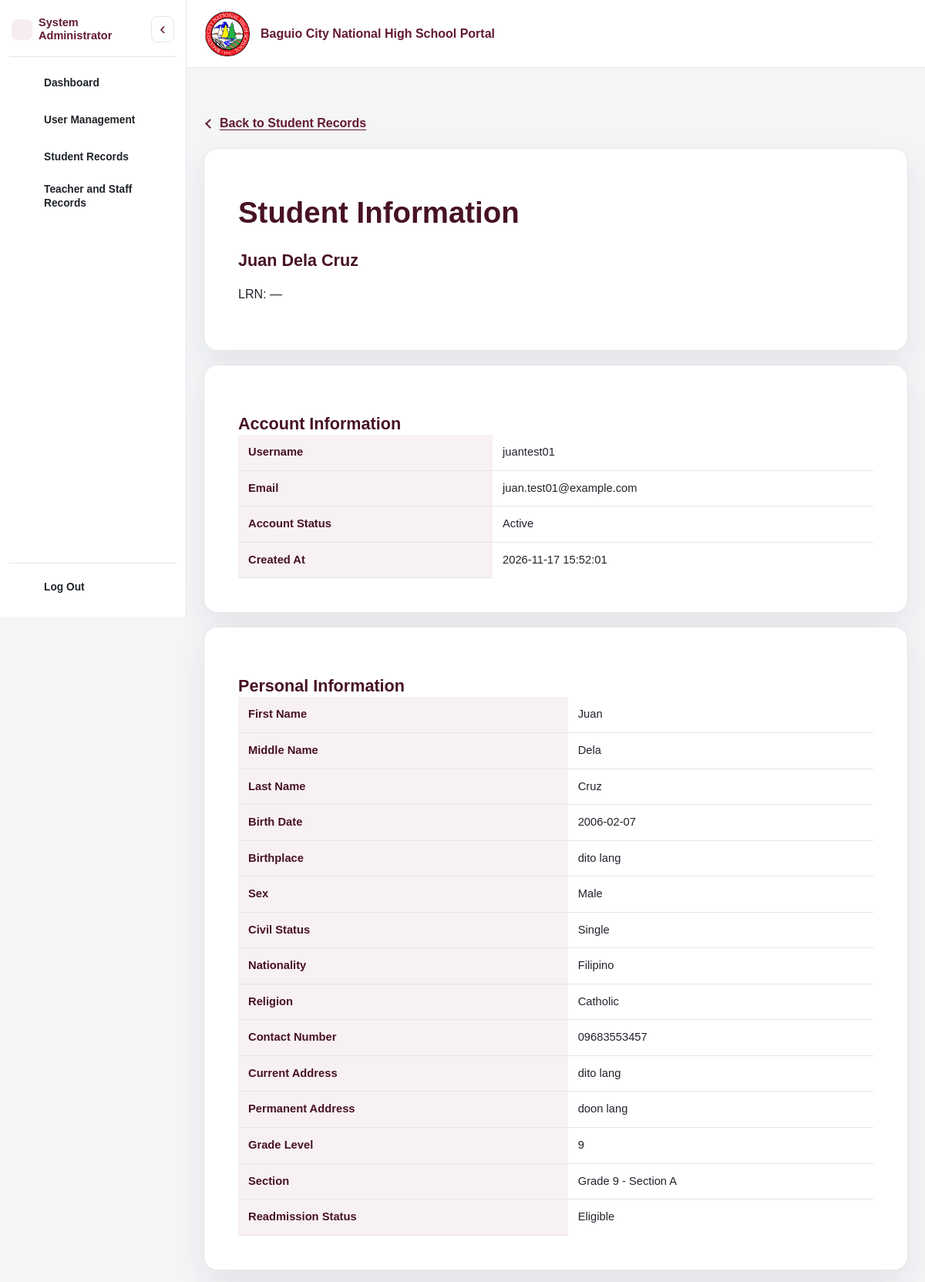
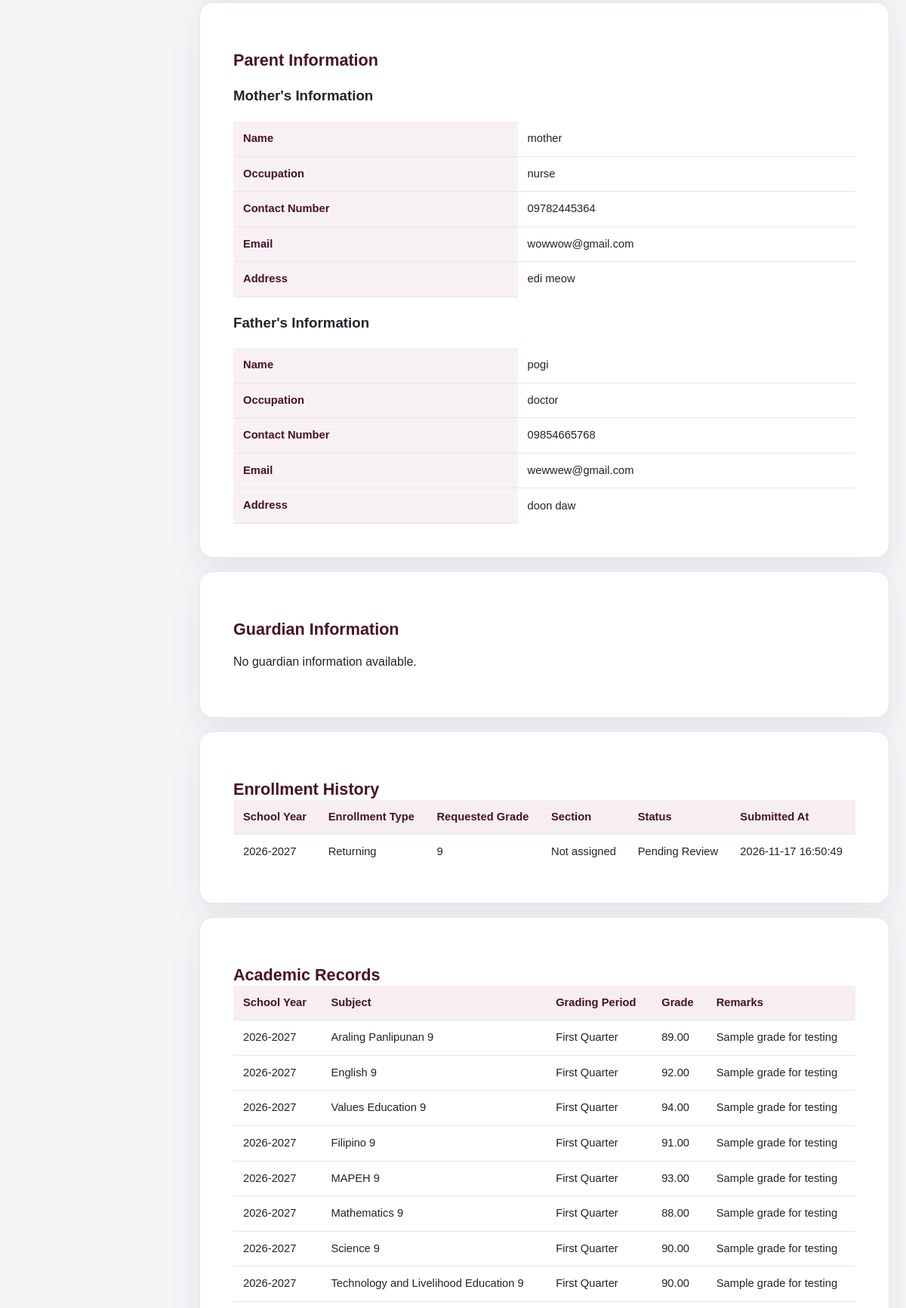
/admin/student_view.php?id=1 (signed in, upper part), run on the app's committed database (2 pictures, top to bottom).
### tables this page shows
CREATE TABLE `students` (
  `student_id` int(10) UNSIGNED NOT NULL,
  `user_id` int(10) UNSIGNED NOT NULL,
  `lrn` varchar(20) DEFAULT NULL,
  `first_name` varchar(100) NOT NULL,
  `middle_name` varchar(100) DEFAULT NULL,
  `last_name` varchar(100) NOT NULL,
  `birth_date` date DEFAULT NULL,
  `birthplace` varchar(150) DEFAULT NULL,
  `sex` enum('Male','Female','Prefer not to say') DEFAULT NULL,
  `civil_status` varchar(40) DEFAULT NULL,
  `nationality` varchar(80) DEFAULT NULL,
  `religion` varchar(100) DEFAULT NULL,
  `indigenous_people_status` enum('Yes','No') DEFAULT NULL,
  `indigenous_people_group` varchar(150) DEFAULT NULL,
  `is_pwd` enum('Yes','No') DEFAULT NULL,
  `disability_details` varchar(255) DEFAULT NULL,
  `contact_number` varchar(30) DEFAULT NULL,
  `current_address` text DEFAULT NULL,
  `permanent_address` text DEFAULT NULL,
  `current_grade_level_id` int(10) UNSIGNED DEFAULT NULL,
  `current_section_id` int(10) UNSIGNED DEFAULT NULL,
  `readmission_status` enum('Eligible','Not Eligible') NOT NULL DEFAULT 'Eligible',
  `created_at` timestamp NOT NULL DEFAULT current_timestamp(),
  `updated_at` timestamp NULL DEFAULT NULL ON UPDATE current_timestamp()
);

CREATE TABLE `users` (
  `user_id` int(10) UNSIGNED NOT NULL,
  `role_id` int(10) UNSIGNED NOT NULL,
  `username` varchar(60) NOT NULL,
  `email` varchar(150) NOT NULL,
  `password_hash` varchar(255) NOT NULL,
  `account_status` enum('Active','Inactive','Locked') NOT NULL DEFAULT 'Active',
  `created_at` timestamp NOT NULL DEFAULT current_timestamp(),
  `updated_at` timestamp NULL DEFAULT NULL ON UPDATE current_timestamp()
);

CREATE TABLE `grade_levels` (
  `grade_level_id` int(10) UNSIGNED NOT NULL,
  `grade_level` varchar(10) NOT NULL
);

CREATE TABLE `sections` (
  `section_id` int(10) UNSIGNED NOT NULL,
  `section_name` varchar(100) NOT NULL,
  `grade_level_id` int(10) UNSIGNED NOT NULL,
  `school_year_id` int(10) UNSIGNED NOT NULL
);

CREATE TABLE `student_parent_information` (
  `family_information_id` int(10) UNSIGNED NOT NULL,
  `student_id` int(10) UNSIGNED NOT NULL,
  `mother_name` varchar(150) DEFAULT NULL,
  `mother_occupation` varchar(150) DEFAULT NULL,
  `mother_contact_number` varchar(30) DEFAULT NULL,
  `mother_email` varchar(150) DEFAULT NULL,
  `mother_address` text DEFAULT NULL,
  `father_name` varchar(150) DEFAULT NULL,
  `father_occupation` varchar(150) DEFAULT NULL,
  `father_contact_number` varchar(30) DEFAULT NULL,
  `father_email` varchar(150) DEFAULT NULL,
  `father_address` text DEFAULT NULL,
  `updated_at` timestamp NULL DEFAULT NULL ON UPDATE current_timestamp()
);

CREATE TABLE `enrollment_applications` (
  `application_id` int(10) UNSIGNED NOT NULL,
  `student_id` int(10) UNSIGNED NOT NULL,
  `school_year_id` int(10) UNSIGNED NOT NULL,
  `lrn` varchar(20) DEFAULT NULL,
  `enrollment_type` enum('Incoming Grade 7','Returning','Transferee') NOT NULL,
  `requested_grade_level_id` int(10) UNSIGNED NOT NULL,
  `assigned_section_id` int(10) UNSIGNED DEFAULT NULL,
  `application_status` enum('Pending Review','Incomplete Requirements','Approved','Rejected') NOT NULL DEFAULT 'Pending Review',
  `remarks` text DEFAULT NULL,
  `submitted_at` timestamp NOT NULL DEFAULT current_timestamp(),
  `updated_at` timestamp NULL DEFAULT NULL ON UPDATE current_timestamp(),
  `reviewed_by` int(10) UNSIGNED DEFAULT NULL,
  `reviewed_at` datetime DEFAULT NULL
);

CREATE TABLE `school_years` (
  `school_year_id` int(10) UNSIGNED NOT NULL,
  `school_year` varchar(20) NOT NULL,
  `start_date` date DEFAULT NULL,
  `end_date` date DEFAULT NULL,
  `status` enum('Active','Inactive','Completed') NOT NULL DEFAULT 'Inactive'
);

CREATE TABLE `academic_records` (
  `record_id` int(10) UNSIGNED NOT NULL,
  `student_id` int(10) UNSIGNED NOT NULL,
  `subject_id` int(10) UNSIGNED NOT NULL,
  `school_year_id` int(10) UNSIGNED NOT NULL,
  `grading_period` varchar(50) DEFAULT NULL,
  `grade` decimal(5,2) DEFAULT NULL,
  `remarks` text DEFAULT NULL,
  `recorded_by` int(10) UNSIGNED DEFAULT NULL,
  `recorded_at` timestamp NOT NULL DEFAULT current_timestamp()
);

CREATE TABLE `subjects` (
  `subject_id` int(10) UNSIGNED NOT NULL,
  `subject_code` varchar(30) NOT NULL,
  `subject_name` varchar(150) NOT NULL,
  `grade_level_id` int(10) UNSIGNED NOT NULL
);

### includes/functions.php (called while the page is built, shortened)
<?php
function e(?string $value): string
{
    return htmlspecialchars($value ?? '', ENT_QUOTES, 'UTF-8');
}

### admin/student_view.php (the view, shortened to what this page needs)
<?php
require_once __DIR__ . '/../includes/bootstrap.php';
$studentId = filter_var(
    $_GET['id'] ?? '',
    FILTER_VALIDATE_INT
);
$sql = "SELECT
            s.*,
            u.username,
            u.email,
            u.account_status,
            g.grade_level,
            sec.section_name
        FROM students s
        INNER JOIN users u ON u.user_id = s.user_id
        LEFT JOIN grade_levels g
            ON g.grade_level_id = s.current_grade_level_id
        LEFT JOIN sections sec
            ON sec.section_id = s.current_section_id
        WHERE s.student_id = :student_id
        LIMIT 1";
$query = $pdo->prepare($sql);
$query->execute(['student_id' => $studentId]);
$student = $query->fetch(PDO::FETCH_ASSOC);
$query = $pdo->prepare(
    "SELECT * FROM student_parent_information
     WHERE student_id = :student_id"
);
$query->execute(['student_id' => $studentId]);
$parents = $query->fetchAll(PDO::FETCH_ASSOC);
$query = $pdo->prepare(
    "SELECT * FROM student_guardians
     WHERE student_id = :student_id"
);
$query->execute(['student_id' => $studentId]);
$guardians = $query->fetchAll(PDO::FETCH_ASSOC);
$sql = "SELECT
            ea.*,
            sy.school_year,
            gl.grade_level,
            sec.section_name
        FROM enrollment_applications ea
        LEFT JOIN school_years sy
            ON sy.school_year_id = ea.school_year_id
        LEFT JOIN grade_levels gl
            ON gl.grade_level_id = ea.requested_grade_level_id
        LEFT JOIN sections sec
            ON sec.section_id = ea.assigned_section_id
        WHERE ea.student_id = :student_id
        ORDER BY ea.submitted_at DESC";
$query = $pdo->prepare($sql);
$query->execute(['student_id' => $studentId]);
$enrollments = $query->fetchAll(PDO::FETCH_ASSOC);
$sql = "SELECT
            ar.*,
            sub.subject_name,
            sub.subject_code,
            sy.school_year
        FROM academic_records ar
        INNER JOIN subjects sub ON sub.subject_id = ar.subject_id
        INNER JOIN school_years sy ON sy.school_year_id = ar.school_year_id
        WHERE ar.student_id = :student_id
        ORDER BY sy.school_year DESC, ar.grading_period ASC";
$query = $pdo->prepare($sql);
$query->execute(['student_id' => $studentId]);
$grades = $query->fetchAll(PDO::FETCH_ASSOC);
require_once __DIR__ . '/../includes/header.php';
?>
<div class="portal-back-row">
    <a href="<?= BASE_URL ?>/admin/student_records.php"
    class="portal-back-link">
    Back to Student Records
    </a>
</div>
<section class="form-card">
    <h1>Student Information</h1>
    <h2>
        <?= e($student['first_name'] . ' ' .
            ($student['middle_name'] ? $student['middle_name'] . ' ' : '') .
            $student['last_name']) ?>
    </h2>
    <p>LRN: <?= e($student['lrn'] ?? '—') ?></p>
</section>
<section class="form-card">
    <h2>Account Information</h2>
    <div class="table-responsive">
    <table>
        <tr>
            <th>Username</th>
            <td><?= e($student['username']) ?></td>
        </tr>
        <tr>
            <th>Email</th>
            <td><?= e($student['email']) ?></td>
        </tr>
        <tr>
            <th>Account Status</th>
            <td><?= e($student['account_status']) ?></td>
        </tr>
        <tr>
            <th>Created At</th>
            <td><?= e($student['created_at']) ?></td>
        </tr>
    </table>
    </div>
</section>
<section class="form-card">
    <h2>Personal Information</h2>
    <div class="table-responsive">
    <table>
        <tr><th>First Name</th><td><?= e($student['first_name']) ?></td></tr>
        <tr><th>Middle Name</th><td><?= e($student['middle_name'] ?? '—') ?></td></tr>
        <tr><th>Last Name</th><td><?= e($student['last_name']) ?></td></tr>
        <tr><th>Birth Date</th><td><?= e($student['birth_date'] ?? '—') ?></td></tr>
        <tr><th>Birthplace</th><td><?= e($student['birthplace'] ?? '—') ?></td></tr>
        <tr><th>Sex</th><td><?= e($student['sex'] ?? '—') ?></td></tr>
        <tr><th>Civil Status</th><td><?= e($student['civil_status'] ?? '—') ?></td></tr>
        <tr><th>Nationality</th><td><?= e($student['nationality'] ?? '—') ?></td></tr>
        <tr><th>Religion</th><td><?= e($student['religion'] ?? '—') ?></td></tr>
        <tr><th>Contact Number</th><td><?= e($student['contact_number'] ?? '—') ?></td></tr>
        <tr><th>Current Address</th><td><?= e($student['current_address'] ?? '—') ?></td></tr>
        <tr><th>Permanent Address</th><td><?= e($student['permanent_address'] ?? '—') ?></td></tr>
        <tr><th>Grade Level</th><td><?= e($student['grade_level'] ?? 'Not assigned') ?></td></tr>
        <tr><th>Section</th><td><?= e($student['section_name'] ?? 'Not assigned') ?></td></tr>
        <tr><th>Readmission Status</th><td><?= e($student['readmission_status']) ?></td></tr>
    </table>
    </div>
</section>
<section class="form-card">
    <h2>Parent Information</h2>
    <?php if (!$parents): ?>
        <p>No parent information available.</p>
    <?php else: ?>
        <?php foreach ($parents as $parent): ?>
            <h3>Mother's Information</h3>
            <div class="table-responsive">
            <table>
                <tr><th>Name</th><td><?= e($parent['mother_name'] ?? '—') ?></td></tr>
                <tr><th>Occupation</th><td><?= e($parent['mother_occupation'] ?? '—') ?></td></tr>
                <tr><th>Contact Number</th><td><?= e($parent['mother_contact_number'] ?? '—') ?></td></tr>
                <tr><th>Email</th><td><?= e($parent['mother_email'] ?? '—') ?></td></tr>
                <tr><th>Address</th><td><?= e($parent['mother_address'] ?? '—') ?></td></tr>
            </table>
            </div>
            <h3>Father's Information</h3>
            <div class="table-responsive">
            <table>
                <tr><th>Name</th><td><?= e($parent['father_name'] ?? '—') ?></td></tr>
                <tr><th>Occupation</th><td><?= e($parent['father_occupation'] ?? '—') ?></td></tr>
                <tr><th>Contact Number</th><td><?= e($parent['father_contact_number'] ?? '—') ?></td></tr>
                <tr><th>Email</th><td><?= e($parent['father_email'] ?? '—') ?></td></tr>
                <tr><th>Address</th><td><?= e($parent['father_address'] ?? '—') ?></td></tr>
            </table>
            </div>
        <?php endforeach; ?>
    <?php endif; ?>
</section>
<section class="form-card">
    <h2>Guardian Information</h2>
    <?php if (!$guardians): ?>
        <p>No guardian information available.</p>
    <?php endif; ?>
</section>
<section class="form-card">
    <h2>Enrollment History</h2>
    <?php if (!$enrollments): ?>
        <p>No enrollment records available.</p>
    <?php else: ?>
        <div class="table-responsive">
            <table>
                <thead>
                    <tr>
                        <th>School Year</th>
                        <th>Enrollment Type</th>
                        <th>Requested Grade</th>
                        <th>Section</th>
                        <th>Status</th>
                        <th>Submitted At</th>
                    </tr>
                </thead>
                <tbody>
                    <?php foreach ($enrollments as $enrollment): ?>
                        <tr>
                            <td><?= e($enrollment['school_year']) ?></td>
                            <td><?= e($enrollment['enrollment_type']) ?></td>
                            <td><?= e($enrollment['grade_level']) ?></td>
                            <td><?= e($enrollment['section_name'] ?? 'Not assigned') ?></td>
                            <td><?= e($enrollment['application_status']) ?></td>
                            <td><?= e($enrollment['submitted_at']) ?></td>
                        </tr>
                    <?php endforeach; ?>
                </tbody>
            </table>
        </div>
    <?php endif; ?>
</section>
<section class="form-card">
    <h2>Academic Records</h2>
    <?php if (!$grades): ?>
        <p>No academic records available.</p>
    <?php else: ?>
        <div class="table-responsive">
            <table>
                <thead>
                    <tr>
                        <th>School Year</th>
                        <th>Subject</th>
                        <th>Grading Period</th>
                        <th>Grade</th>
                        <th>Remarks</th>
                    </tr>
                </thead>
                <tbody>
                    <?php foreach ($grades as $grade): ?>
                        <tr>
                            <td><?= e($grade['school_year']) ?></td>
                            <td><?= e($grade['subject_name']) ?></td>
                            <td><?= e($grade['grading_period'] ?? '—') ?></td>
                            <td><?= e((string) ($grade['grade'] ?? '—')) ?></td>
                            <td><?= e($grade['remarks'] ?? '—') ?></td>
                        </tr>
                    <?php endforeach; ?>
                </tbody>
            </table>
        </div>
    <?php endif; ?>
</section>
<?php require_once __DIR__ . '/../includes/footer.php'; ?>

### assets/css/responsive.css (style rules this page uses)
html, body { min-width: 0; max-width: 100%; }
.page-container, .form-card, .dashboard-card, .welcome-banner, .hero, .table-container { min-width: 0; }
.page-container > * { min-width: 0; max-width: 100%; }
.page-container :where(h1, h2, h3, p, li, td, th, label, dd, .muted), .brand span { overflow-wrap: anywhere; }
:is(.table-container, .table-responsive, .table-scroll, .records-table-wrapper, .announcement-table-wrapper, .masterlist-table-wrap, .renewal-table-wrap, .stipend-table-wrap) { min-width: 0; max-width: 100%; overflow-x: auto; overscroll-behavior-inline: contain; }

### data on the page
students: first_name+middle_name+last_name "Juan Dela Cruz", lrn "—", user.username "juantest01", user.email "juan.test01@example.com", user.account_status "Active", created_at "2026-11-17 15:52:01", first_name "Juan", middle_name "Dela", last_name "Cruz", birth_date "2006-02-07", birthplace "dito lang", sex "Male", civil_status "Single", nationality "Filipino", religion "Catholic", contact_number "09683553457", current_address "dito lang", permanent_address "doon lang", current_grade_level.grade_level "9", current_section.section_name "Grade 9 - Section A", readmission_status "Eligible"
student_parent_information: mother_name "mother", mother_occupation "nurse", mother_contact_number "09782445364", mother_email "wowwow@gmail.com", mother_address "edi meow", father_name "pogi", father_occupation "doctor", father_contact_number "09854665768", father_email "wewwew@gmail.com", father_address "doon daw"
enrollment_applications: school_year.school_year "2026-2027", enrollment_type "Returning", requested_grade_level.grade_level "9", section_name "Not assigned", application_status "Pending Review", submitted_at "2026-11-17 16:50:49"
academic_records: school_year.school_year "2026-2027", subject.subject_name "Araling Panlipunan 9", grading_period "First Quarter", grade "89.00", remarks "Sample grade for testing"
academic_records: school_year.school_year "2026-2027", subject.subject_name "English 9", grading_period "First Quarter", grade "92.00", remarks "Sample grade for testing"
academic_records: school_year.school_year "2026-2027", subject.subject_name "Values Education 9", grading_period "First Quarter", grade "94.00", remarks "Sample grade for testing"
academic_records: school_year.school_year "2026-2027", subject.subject_name "Filipino 9", grading_period "First Quarter", grade "91.00", remarks "Sample grade for testing"
academic_records: school_year.school_year "2026-2027", subject.subject_name "MAPEH 9", grading_period "First Quarter", grade "93.00", remarks "Sample grade for testing"
academic_records: school_year.school_year "2026-2027", subject.subject_name "Mathematics 9", grading_period "First Quarter", grade "88.00", remarks "Sample grade for testing"
academic_records: school_year.school_year "2026-2027", subject.subject_name "Science 9", grading_period "First Quarter", grade "90.00", remarks "Sample grade for testing"
academic_records: school_year.school_year "2026-2027", subject.subject_name "Technology and Livelihood Education 9", grading_period "First Quarter", grade "90.00", remarks "Sample grade for testing"

### other printed values
$sidebarHeading "System Administrator"
$link['label'] "Dashboard"
$link['label'] "User Management"
$link['label'] "Student Records"
$link['label'] "Teacher and Staff Records"
